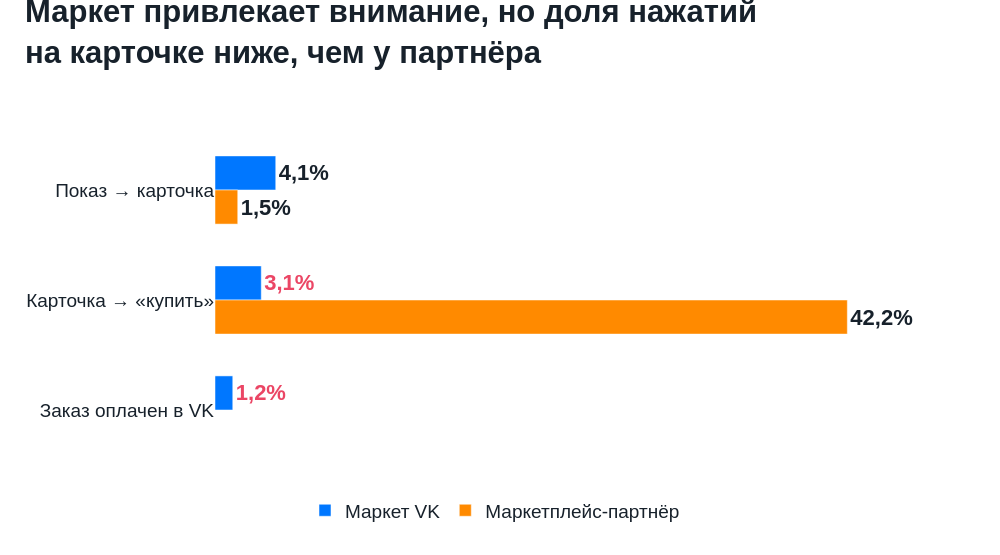

Write notebook code for a chart like this one.
### Code cell
fig = go.Figure()
labels = ['Показ → карточка', 'Карточка → «купить»', 'Заказ оплачен в VK']
for i, (channel, name, color) in enumerate(zip(channels, ['Маркет VK','Маркетплейс-партнёр'], [VK_BLUE, ORANGE])):
    values = rates.loc[channel].dropna()
    fig.add_bar(name=name, x=values.tolist(), y=labels[:len(values)], orientation='h',
                marker_color=color, text=[f'<b>{v:.1f}%</b>'.replace('.', ',') for v in values],
                textfont=dict(size=22, color=[INK,PINK,PINK] if i==0 else INK),
                textposition='outside', hovertemplate='%{y} · %{text}<extra>%{fullData.name}</extra>')
fig.update_layout(barmode='group', legend=dict(orientation='h', x=.12, y=-.08))
fig.update_yaxes(autorange='reversed', showline=False)
fig.update_xaxes(visible=False, range=[0,50])
show_chart(fig, 'Маркет привлекает внимание, но доля нажатий<br>на карточке ниже, чем у партнёра', '1_путь_покупателя.png', left=215)

### Figure 1 — Plotly figure (JSON) as saved in the notebook; plotly's stock layout.template omitted (floating-point values rounded to 4 significant figures)
{"data": [{"hovertemplate": "%{y} · %{text}<extra>%{fullData.name}</extra>", "marker": {"color": "#0077FF"}, "name": "Маркет VK", "orientation": "h", "text": ["<b>4,1%</b>", "<b>3,1%</b>", "<b>1,2%</b>"], "textfont": {"color": ["#17212B", "#EB4665", "#EB4665"], "size": 22}, "textposition": "outside", "type": "bar", "x": [4.05, 3.085, 1.185], "y": ["Показ → карточка", "Карточка → «купить»", "Заказ оплачен в VK"]}, {"hovertemplate": "%{y} · %{text}<extra>%{fullData.name}</extra>", "marker": {"color": "#FF8A00"}, "name": "Маркетплейс-партнёр", "orientation": "h", "text": ["<b>1,5%</b>", "<b>42,2%</b>"], "textfont": {"color": "#17212B", "size": 22}, "textposition": "outside", "type": "bar", "x": [1.516, 42.16], "y": ["Показ → карточка", "Карточка → «купить»"]}], "layout": {"bargap": 0.38, "barmode": "group", "font": {"color": "#17212B", "family": "Arial", "size": 19}, "height": 555, "legend": {"orientation": "h", "x": 0.12, "y": -0.08}, "margin": {"b": 90, "l": 215, "r": 35, "t": 135}, "paper_bgcolor": "white", "plot_bgcolor": "white", "separators": ", ", "title": {"font": {"size": 31}, "text": "<b>Маркет привлекает внимание, но доля нажатий<br>на карточке ниже, чем у партнёра</b>", "x": 0.025, "xanchor": "left", "y": 0.96}, "width": 1000, "xaxis": {"range": [0, 50], "showgrid": false, "ticks": "", "visible": false, "zeroline": false}, "yaxis": {"autorange": "reversed", "showgrid": false, "showline": false, "ticks": "", "zeroline": false}}}
